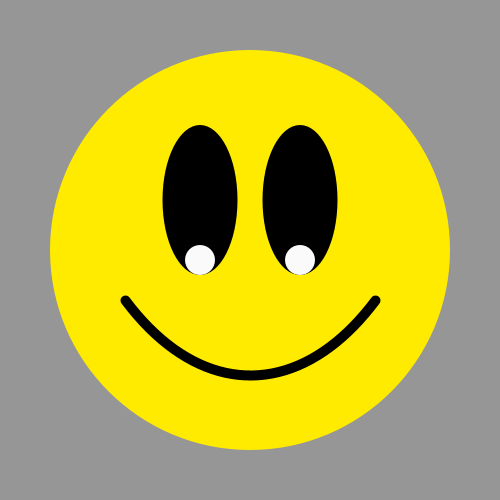
Frame 1 (no input)
Frame 60 (the mouse pressed at the canvas centre just before this capture): identical to frame 1, image omitted
Frame 120 (the mouse held since frame 60 and released just before this capture): identical to frame 1, image omitted

The Processing sketch that drew this single still picture (run headless with seeded random() and noise(); from frame 60 on, the mouse is pressed at the canvas centre):

// Processing sketch: processing_31174
// ── processing_31174.pde

void setup()
{
  size(500,500);
  background(150);
  
  fill(255, 235, 0);
  smooth();
  noStroke();
  ellipse(250, 250, 400, 400);

  fill(0);
  ellipse(200, 200, 75, 150);
  ellipse(300, 200, 75, 150);
  
  fill(250);
  noStroke();
  ellipse(200, 260, 30, 30);
  ellipse(300, 260, 30, 30);

  stroke(0);
  strokeWeight(10);
  noFill();
  smooth();
  bezier(125, 300, 200, 400, 300, 400, 375, 300);

}
void draw()
{
  
  
}
